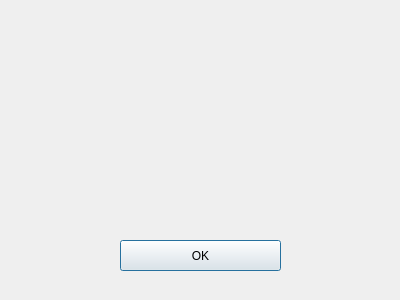
<?xml version="1.0" encoding="UTF-8"?>
<ui version="4.0">
 <class>End</class>
 <widget class="QDialog" name="End">
  <property name="geometry">
   <rect>
    <x>0</x>
    <y>0</y>
    <width>400</width>
    <height>300</height>
   </rect>
  </property>
  <property name="windowTitle">
   <string>Game end</string>
  </property>
  <widget class="QPushButton" name="btn_ok">
   <property name="geometry">
    <rect>
     <x>120</x>
     <y>240</y>
     <width>161</width>
     <height>31</height>
    </rect>
   </property>
   <property name="text">
    <string>OK</string>
   </property>
  </widget>
 </widget>
 <resources/>
 <connections/>
</ui>
